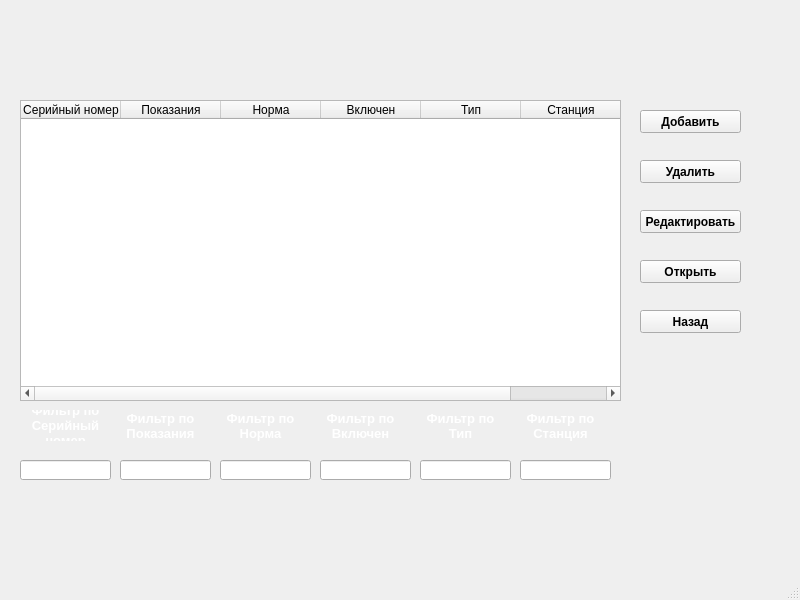
<?xml version="1.0" encoding="UTF-8"?>
<ui version="4.0">
 <class>MainWindow2</class>
 <widget class="QMainWindow" name="MainWindow2">
  <property name="geometry">
   <rect>
    <x>0</x>
    <y>0</y>
    <width>800</width>
    <height>600</height>
   </rect>
  </property>
  <property name="windowTitle">
   <string>MainWindow</string>
  </property>
  <widget class="QWidget" name="centralwidget">
   <widget class="QTableWidget" name="tableWidget">
    <property name="geometry">
     <rect>
      <x>20</x>
      <y>100</y>
      <width>601</width>
      <height>301</height>
     </rect>
    </property>
    <column>
     <property name="text">
      <string>Серийный номер</string>
     </property>
    </column>
    <column>
     <property name="text">
      <string>Показания</string>
     </property>
    </column>
    <column>
     <property name="text">
      <string>Норма</string>
     </property>
    </column>
    <column>
     <property name="text">
      <string>Включен</string>
     </property>
    </column>
    <column>
     <property name="text">
      <string>Тип</string>
     </property>
    </column>
    <column>
     <property name="text">
      <string>Станция</string>
     </property>
    </column>
   </widget>
   <widget class="QPushButton" name="pushButton2">
    <property name="geometry">
     <rect>
      <x>640</x>
      <y>260</y>
      <width>101</width>
      <height>23</height>
     </rect>
    </property>
    <property name="font">
     <font>
      <weight>75</weight>
      <bold>true</bold>
     </font>
    </property>
    <property name="text">
     <string>Открыть</string>
    </property>
   </widget>
   <widget class="QPushButton" name="AddButton">
    <property name="geometry">
     <rect>
      <x>640</x>
      <y>110</y>
      <width>101</width>
      <height>23</height>
     </rect>
    </property>
    <property name="font">
     <font>
      <weight>75</weight>
      <bold>true</bold>
     </font>
    </property>
    <property name="text">
     <string>Добавить</string>
    </property>
   </widget>
   <widget class="QPushButton" name="deleteButton">
    <property name="geometry">
     <rect>
      <x>640</x>
      <y>160</y>
      <width>101</width>
      <height>23</height>
     </rect>
    </property>
    <property name="font">
     <font>
      <weight>75</weight>
      <bold>true</bold>
     </font>
    </property>
    <property name="text">
     <string>Удалить</string>
    </property>
   </widget>
   <widget class="QPushButton" name="editButton">
    <property name="geometry">
     <rect>
      <x>640</x>
      <y>210</y>
      <width>101</width>
      <height>23</height>
     </rect>
    </property>
    <property name="font">
     <font>
      <weight>75</weight>
      <bold>true</bold>
     </font>
    </property>
    <property name="text">
     <string>Редактировать</string>
    </property>
   </widget>
   <widget class="QPushButton" name="BackButton">
    <property name="geometry">
     <rect>
      <x>640</x>
      <y>310</y>
      <width>101</width>
      <height>23</height>
     </rect>
    </property>
    <property name="font">
     <font>
      <weight>75</weight>
      <bold>true</bold>
     </font>
    </property>
    <property name="text">
     <string>Назад</string>
    </property>
   </widget>
   <widget class="QLineEdit" name="lineEdit">
    <property name="geometry">
     <rect>
      <x>20</x>
      <y>460</y>
      <width>91</width>
      <height>20</height>
     </rect>
    </property>
   </widget>
   <widget class="QLabel" name="label">
    <property name="geometry">
     <rect>
      <x>20</x>
      <y>410</y>
      <width>91</width>
      <height>31</height>
     </rect>
    </property>
    <property name="palette">
     <palette>
      <active>
       <colorrole role="WindowText">
        <brush brushstyle="SolidPattern">
         <color alpha="255">
          <red>255</red>
          <green>255</green>
          <blue>255</blue>
         </color>
        </brush>
       </colorrole>
      </active>
      <inactive>
       <colorrole role="WindowText">
        <brush brushstyle="SolidPattern">
         <color alpha="255">
          <red>255</red>
          <green>255</green>
          <blue>255</blue>
         </color>
        </brush>
       </colorrole>
      </inactive>
      <disabled>
       <colorrole role="WindowText">
        <brush brushstyle="SolidPattern">
         <color alpha="255">
          <red>120</red>
          <green>120</green>
          <blue>120</blue>
         </color>
        </brush>
       </colorrole>
      </disabled>
     </palette>
    </property>
    <property name="font">
     <font>
      <pointsize>10</pointsize>
      <weight>75</weight>
      <bold>true</bold>
     </font>
    </property>
    <property name="acceptDrops">
     <bool>false</bool>
    </property>
    <property name="text">
     <string>Фильтр по Серийный номер</string>
    </property>
    <property name="alignment">
     <set>Qt::AlignCenter</set>
    </property>
    <property name="wordWrap">
     <bool>true</bool>
    </property>
   </widget>
   <widget class="QLineEdit" name="lineEdit_2">
    <property name="geometry">
     <rect>
      <x>120</x>
      <y>460</y>
      <width>91</width>
      <height>20</height>
     </rect>
    </property>
   </widget>
   <widget class="QLabel" name="label_2">
    <property name="geometry">
     <rect>
      <x>120</x>
      <y>410</y>
      <width>81</width>
      <height>31</height>
     </rect>
    </property>
    <property name="palette">
     <palette>
      <active>
       <colorrole role="WindowText">
        <brush brushstyle="SolidPattern">
         <color alpha="255">
          <red>255</red>
          <green>255</green>
          <blue>255</blue>
         </color>
        </brush>
       </colorrole>
      </active>
      <inactive>
       <colorrole role="WindowText">
        <brush brushstyle="SolidPattern">
         <color alpha="255">
          <red>255</red>
          <green>255</green>
          <blue>255</blue>
         </color>
        </brush>
       </colorrole>
      </inactive>
      <disabled>
       <colorrole role="WindowText">
        <brush brushstyle="SolidPattern">
         <color alpha="255">
          <red>120</red>
          <green>120</green>
          <blue>120</blue>
         </color>
        </brush>
       </colorrole>
      </disabled>
     </palette>
    </property>
    <property name="font">
     <font>
      <pointsize>10</pointsize>
      <weight>75</weight>
      <bold>true</bold>
     </font>
    </property>
    <property name="acceptDrops">
     <bool>false</bool>
    </property>
    <property name="text">
     <string>Фильтр по Показания</string>
    </property>
    <property name="alignment">
     <set>Qt::AlignCenter</set>
    </property>
    <property name="wordWrap">
     <bool>true</bool>
    </property>
   </widget>
   <widget class="QLineEdit" name="lineEdit_3">
    <property name="geometry">
     <rect>
      <x>220</x>
      <y>460</y>
      <width>91</width>
      <height>20</height>
     </rect>
    </property>
   </widget>
   <widget class="QLabel" name="label_3">
    <property name="geometry">
     <rect>
      <x>220</x>
      <y>410</y>
      <width>81</width>
      <height>31</height>
     </rect>
    </property>
    <property name="palette">
     <palette>
      <active>
       <colorrole role="WindowText">
        <brush brushstyle="SolidPattern">
         <color alpha="255">
          <red>255</red>
          <green>255</green>
          <blue>255</blue>
         </color>
        </brush>
       </colorrole>
      </active>
      <inactive>
       <colorrole role="WindowText">
        <brush brushstyle="SolidPattern">
         <color alpha="255">
          <red>255</red>
          <green>255</green>
          <blue>255</blue>
         </color>
        </brush>
       </colorrole>
      </inactive>
      <disabled>
       <colorrole role="WindowText">
        <brush brushstyle="SolidPattern">
         <color alpha="255">
          <red>120</red>
          <green>120</green>
          <blue>120</blue>
         </color>
        </brush>
       </colorrole>
      </disabled>
     </palette>
    </property>
    <property name="font">
     <font>
      <pointsize>10</pointsize>
      <weight>75</weight>
      <bold>true</bold>
     </font>
    </property>
    <property name="acceptDrops">
     <bool>false</bool>
    </property>
    <property name="text">
     <string>Фильтр по Норма</string>
    </property>
    <property name="alignment">
     <set>Qt::AlignCenter</set>
    </property>
    <property name="wordWrap">
     <bool>true</bool>
    </property>
   </widget>
   <widget class="QLineEdit" name="lineEdit_4">
    <property name="geometry">
     <rect>
      <x>320</x>
      <y>460</y>
      <width>91</width>
      <height>20</height>
     </rect>
    </property>
   </widget>
   <widget class="QLabel" name="label_4">
    <property name="geometry">
     <rect>
      <x>320</x>
      <y>410</y>
      <width>81</width>
      <height>31</height>
     </rect>
    </property>
    <property name="palette">
     <palette>
      <active>
       <colorrole role="WindowText">
        <brush brushstyle="SolidPattern">
         <color alpha="255">
          <red>255</red>
          <green>255</green>
          <blue>255</blue>
         </color>
        </brush>
       </colorrole>
      </active>
      <inactive>
       <colorrole role="WindowText">
        <brush brushstyle="SolidPattern">
         <color alpha="255">
          <red>255</red>
          <green>255</green>
          <blue>255</blue>
         </color>
        </brush>
       </colorrole>
      </inactive>
      <disabled>
       <colorrole role="WindowText">
        <brush brushstyle="SolidPattern">
         <color alpha="255">
          <red>120</red>
          <green>120</green>
          <blue>120</blue>
         </color>
        </brush>
       </colorrole>
      </disabled>
     </palette>
    </property>
    <property name="font">
     <font>
      <pointsize>10</pointsize>
      <weight>75</weight>
      <bold>true</bold>
     </font>
    </property>
    <property name="acceptDrops">
     <bool>false</bool>
    </property>
    <property name="text">
     <string>Фильтр по Включен</string>
    </property>
    <property name="alignment">
     <set>Qt::AlignCenter</set>
    </property>
    <property name="wordWrap">
     <bool>true</bool>
    </property>
   </widget>
   <widget class="QLineEdit" name="lineEdit_5">
    <property name="geometry">
     <rect>
      <x>420</x>
      <y>460</y>
      <width>91</width>
      <height>20</height>
     </rect>
    </property>
   </widget>
   <widget class="QLabel" name="label_5">
    <property name="geometry">
     <rect>
      <x>420</x>
      <y>410</y>
      <width>81</width>
      <height>31</height>
     </rect>
    </property>
    <property name="palette">
     <palette>
      <active>
       <colorrole role="WindowText">
        <brush brushstyle="SolidPattern">
         <color alpha="255">
          <red>255</red>
          <green>255</green>
          <blue>255</blue>
         </color>
        </brush>
       </colorrole>
      </active>
      <inactive>
       <colorrole role="WindowText">
        <brush brushstyle="SolidPattern">
         <color alpha="255">
          <red>255</red>
          <green>255</green>
          <blue>255</blue>
         </color>
        </brush>
       </colorrole>
      </inactive>
      <disabled>
       <colorrole role="WindowText">
        <brush brushstyle="SolidPattern">
         <color alpha="255">
          <red>120</red>
          <green>120</green>
          <blue>120</blue>
         </color>
        </brush>
       </colorrole>
      </disabled>
     </palette>
    </property>
    <property name="font">
     <font>
      <pointsize>10</pointsize>
      <weight>75</weight>
      <bold>true</bold>
     </font>
    </property>
    <property name="acceptDrops">
     <bool>false</bool>
    </property>
    <property name="text">
     <string>Фильтр по Тип</string>
    </property>
    <property name="alignment">
     <set>Qt::AlignCenter</set>
    </property>
    <property name="wordWrap">
     <bool>true</bool>
    </property>
   </widget>
   <widget class="QLineEdit" name="lineEdit_6">
    <property name="geometry">
     <rect>
      <x>520</x>
      <y>460</y>
      <width>91</width>
      <height>20</height>
     </rect>
    </property>
   </widget>
   <widget class="QLabel" name="label_6">
    <property name="geometry">
     <rect>
      <x>520</x>
      <y>410</y>
      <width>81</width>
      <height>31</height>
     </rect>
    </property>
    <property name="palette">
     <palette>
      <active>
       <colorrole role="WindowText">
        <brush brushstyle="SolidPattern">
         <color alpha="255">
          <red>255</red>
          <green>255</green>
          <blue>255</blue>
         </color>
        </brush>
       </colorrole>
      </active>
      <inactive>
       <colorrole role="WindowText">
        <brush brushstyle="SolidPattern">
         <color alpha="255">
          <red>255</red>
          <green>255</green>
          <blue>255</blue>
         </color>
        </brush>
       </colorrole>
      </inactive>
      <disabled>
       <colorrole role="WindowText">
        <brush brushstyle="SolidPattern">
         <color alpha="255">
          <red>120</red>
          <green>120</green>
          <blue>120</blue>
         </color>
        </brush>
       </colorrole>
      </disabled>
     </palette>
    </property>
    <property name="font">
     <font>
      <pointsize>10</pointsize>
      <weight>75</weight>
      <bold>true</bold>
     </font>
    </property>
    <property name="acceptDrops">
     <bool>false</bool>
    </property>
    <property name="text">
     <string>Фильтр по Станция</string>
    </property>
    <property name="alignment">
     <set>Qt::AlignCenter</set>
    </property>
    <property name="wordWrap">
     <bool>true</bool>
    </property>
   </widget>
   <widget class="QLabel" name="label_7">
    <property name="geometry">
     <rect>
      <x>0</x>
      <y>0</y>
      <width>801</width>
      <height>611</height>
     </rect>
    </property>
    <property name="text">
     <string/>
    </property>
    <property name="pixmap">
     <pixmap>../../Downloads/1616028946_47-p-fon-relsi-53.jpg</pixmap>
    </property>
   </widget>
   <zorder>label_7</zorder>
   <zorder>tableWidget</zorder>
   <zorder>pushButton2</zorder>
   <zorder>AddButton</zorder>
   <zorder>deleteButton</zorder>
   <zorder>editButton</zorder>
   <zorder>BackButton</zorder>
   <zorder>lineEdit</zorder>
   <zorder>label</zorder>
   <zorder>lineEdit_2</zorder>
   <zorder>label_2</zorder>
   <zorder>lineEdit_3</zorder>
   <zorder>label_3</zorder>
   <zorder>lineEdit_4</zorder>
   <zorder>label_4</zorder>
   <zorder>lineEdit_5</zorder>
   <zorder>label_5</zorder>
   <zorder>lineEdit_6</zorder>
   <zorder>label_6</zorder>
  </widget>
  <widget class="QMenuBar" name="menubar">
   <property name="geometry">
    <rect>
     <x>0</x>
     <y>0</y>
     <width>800</width>
     <height>21</height>
    </rect>
   </property>
  </widget>
  <widget class="QStatusBar" name="statusbar"/>
 </widget>
 <resources/>
 <connections/>
</ui>
